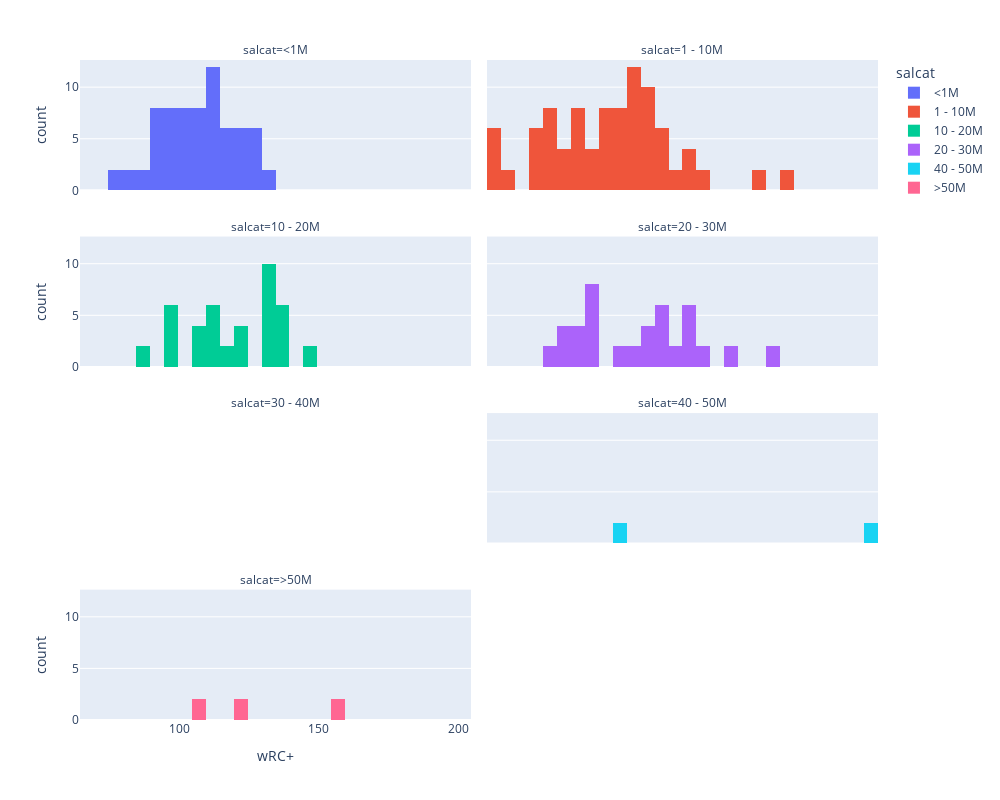

Notebook source saved alongside this figure:
### Code cell
desired_order = ['<1M', '1 - 10M', '10 - 20M', '20 - 30M', '30 - 40M', '40 - 50M', '>50M']
fig = px.histogram(df,
                   x = 'wRC+',
                   color = 'salcat',
                   category_orders={'salcat': desired_order},
                   barmode = 'relative',
                   facet_col = 'salcat',
                   facet_col_wrap = 2)

fig.update_layout(width = 1000,
                  height = 800)

fig.show()

### Figure 1 — Plotly figure (JSON) as saved in the notebook; plotly's stock layout.template omitted (floating-point values rounded to 4 significant figures)
{"data": [{"bingroup": "x", "hovertemplate": "salcat=<1M<br>wRC+=%{x}<br>count=%{y}<extra></extra>", "legendgroup": "<1M", "marker": {"color": "#636efa", "pattern": {"shape": ""}}, "name": "<1M", "orientation": "v", "showlegend": true, "type": "histogram", "x": [114.0, 104.0, 100.0, 95.0, 127.0, 109.0, 113.0, 113.0, 91.0, 111.0, 118.0, 90.0, 85.0, 125.0, 114.0, 97.0, 121.0, 102.0, 133.0, 121.0, 116.0, 101.0, 92.0, 92.0, 109.0, 118.0, 107.0, 124.0, 96.0, 112.0, 106.0, 81.0, 96.0, 77.0, 129.0, 114.0, 104.0, 100.0, 95.0, 127.0, 109.0, 113.0, 113.0, 91.0, 111.0, 118.0, 90.0, 85.0, 125.0, 114.0, 97.0, 121.0, 102.0, 133.0, 121.0, 116.0, 101.0, 92.0, 92.0, 109.0, 118.0, 107.0, 124.0, 96.0, 112.0, 106.0, 81.0, 96.0, 77.0, 129.0], "xaxis": "x7", "yaxis": "y7"}, {"bingroup": "x", "hovertemplate": "salcat=1 - 10M<br>wRC+=%{x}<br>count=%{y}<extra></extra>", "legendgroup": "1 - 10M", "marker": {"color": "#EF553B", "pattern": {"shape": ""}}, "name": "1 - 10M", "orientation": "v", "showlegend": true, "type": "histogram", "x": [99.0, 73.0, 116.0, 102.0, 114.0, 98.0, 138.0, 122.0, 124.0, 118.0, 140.0, 105.0, 96.0, 127.0, 91.0, 120.0, 95.0, 119.0, 121.0, 106.0, 132.0, 117.0, 139.0, 113.0, 129.0, 87.0, 111.0, 100.0, 116.0, 65.0, 111.0, 117.0, 83.0, 86.0, 161.0, 91.0, 109.0, 120.0, 83.0, 65.0, 89.0, 128.0, 67.0, 172.0, 107.0, 83.0, 86.0, 99.0, 73.0, 116.0, 102.0, 114.0, 98.0, 138.0, 122.0, 124.0, 118.0, 140.0, 105.0, 96.0, 127.0, 91.0, 120.0, 95.0, 119.0, 121.0, 106.0, 132.0, 117.0, 139.0, 113.0, 129.0, 87.0, 111.0, 100.0, 116.0, 65.0, 111.0, 117.0, 83.0, 86.0, 161.0, 91.0, 109.0, 120.0, 83.0, 65.0, 89.0, 128.0, 67.0, 172.0, 107.0, 83.0, 86.0], "xaxis": "x8", "yaxis": "y8"}, {"bingroup": "x", "hovertemplate": "salcat=10 - 20M<br>wRC+=%{x}<br>count=%{y}<extra></extra>", "legendgroup": "10 - 20M", "marker": {"color": "#00cc96", "pattern": {"shape": ""}}, "name": "10 - 20M", "orientation": "v", "showlegend": true, "type": "histogram", "x": [113.0, 99.0, 134.0, 137.0, 113.0, 136.0, 108.0, 124.0, 133.0, 130.0, 109.0, 99.0, 114.0, 86.0, 132.0, 95.0, 123.0, 145.0, 118.0, 131.0, 136.0, 113.0, 99.0, 134.0, 137.0, 113.0, 136.0, 108.0, 124.0, 133.0, 130.0, 109.0, 99.0, 114.0, 86.0, 132.0, 95.0, 123.0, 145.0, 118.0, 131.0, 136.0], "xaxis": "x5", "yaxis": "y5"}, {"bingroup": "x", "hovertemplate": "salcat=20 - 30M<br>wRC+=%{x}<br>count=%{y}<extra></extra>", "legendgroup": "20 - 30M", "marker": {"color": "#ab63fa", "pattern": {"shape": ""}}, "name": "20 - 30M", "orientation": "v", "showlegend": true, "type": "histogram", "x": [103.0, 139.0, 90.0, 99.0, 116.0, 166.0, 129.0, 123.0, 94.0, 104.0, 104.0, 89.0, 136.0, 125.0, 141.0, 95.0, 125.0, 121.0, 101.0, 131.0, 152.0, 135.0, 114.0, 103.0, 139.0, 90.0, 99.0, 116.0, 166.0, 129.0, 123.0, 94.0, 104.0, 104.0, 89.0, 136.0, 125.0, 141.0, 95.0, 125.0, 121.0, 101.0, 131.0, 152.0, 135.0, 114.0], "xaxis": "x6", "yaxis": "y6"}, {"bingroup": "x", "hovertemplate": "salcat=40 - 50M<br>wRC+=%{x}<br>count=%{y}<extra></extra>", "legendgroup": "40 - 50M", "marker": {"color": "#19d3f3", "pattern": {"shape": ""}}, "name": "40 - 50M", "orientation": "v", "showlegend": true, "type": "histogram", "x": [204.0, 113.0, 204.0, 113.0], "xaxis": "x4", "yaxis": "y4"}, {"bingroup": "x", "hovertemplate": "salcat=>50M<br>wRC+=%{x}<br>count=%{y}<extra></extra>", "legendgroup": ">50M", "marker": {"color": "#FF6692", "pattern": {"shape": ""}}, "name": ">50M", "orientation": "v", "showlegend": true, "type": "histogram", "x": [106.0, 120.0, 156.0, 106.0, 120.0, 156.0], "xaxis": "x", "yaxis": "y"}], "layout": {"annotations": [{"font": {}, "showarrow": false, "text": "salcat=>50M", "x": 0.245, "xanchor": "center", "xref": "paper", "y": 0.1975, "yanchor": "bottom", "yref": "paper"}, {"font": {}, "showarrow": false, "text": "salcat=30 - 40M", "x": 0.245, "xanchor": "center", "xref": "paper", "y": 0.465, "yanchor": "bottom", "yref": "paper"}, {"font": {}, "showarrow": false, "text": "salcat=40 - 50M", "x": 0.755, "xanchor": "center", "xref": "paper", "y": 0.465, "yanchor": "bottom", "yref": "paper"}, {"font": {}, "showarrow": false, "text": "salcat=10 - 20M", "x": 0.245, "xanchor": "center", "xref": "paper", "y": 0.7325, "yanchor": "bottom", "yref": "paper"}, {"font": {}, "showarrow": false, "text": "salcat=20 - 30M", "x": 0.755, "xanchor": "center", "xref": "paper", "y": 0.7325, "yanchor": "bottom", "yref": "paper"}, {"font": {}, "showarrow": false, "text": "salcat=<1M", "x": 0.245, "xanchor": "center", "xref": "paper", "y": 1, "yanchor": "bottom", "yref": "paper"}, {"font": {}, "showarrow": false, "text": "salcat=1 - 10M", "x": 0.755, "xanchor": "center", "xref": "paper", "y": 1, "yanchor": "bottom", "yref": "paper"}], "barmode": "relative", "height": 800, "legend": {"title": {"text": "salcat"}, "tracegroupgap": 0}, "margin": {"t": 60}, "width": 1000, "xaxis": {"anchor": "y", "domain": [0, 0.49], "title": {"text": "wRC+"}}, "xaxis2": {"anchor": "y2", "domain": [0.51, 1], "matches": "x", "title": {"text": "wRC+"}}, "xaxis3": {"anchor": "y3", "domain": [0, 0.49], "matches": "x", "showticklabels": false}, "xaxis4": {"anchor": "y4", "domain": [0.51, 1], "matches": "x", "showticklabels": false}, "xaxis5": {"anchor": "y5", "domain": [0, 0.49], "matches": "x", "showticklabels": false}, "xaxis6": {"anchor": "y6", "domain": [0.51, 1], "matches": "x", "showticklabels": false}, "xaxis7": {"anchor": "y7", "domain": [0, 0.49], "matches": "x", "showticklabels": false}, "xaxis8": {"anchor": "y8", "domain": [0.51, 1], "matches": "x", "showticklabels": false}, "yaxis": {"anchor": "x", "domain": [0, 0.1975], "title": {"text": "count"}}, "yaxis2": {"anchor": "x2", "domain": [0, 0.1975], "matches": "y", "showticklabels": false}, "yaxis3": {"anchor": "x3", "domain": [0.2675, 0.465], "matches": "y", "title": {"text": "count"}}, "yaxis4": {"anchor": "x4", "domain": [0.2675, 0.465], "matches": "y", "showticklabels": false}, "yaxis5": {"anchor": "x5", "domain": [0.535, 0.7325], "matches": "y", "title": {"text": "count"}}, "yaxis6": {"anchor": "x6", "domain": [0.535, 0.7325], "matches": "y", "showticklabels": false}, "yaxis7": {"anchor": "x7", "domain": [0.8025, 1], "matches": "y", "title": {"text": "count"}}, "yaxis8": {"anchor": "x8", "domain": [0.8025, 1], "matches": "y", "showticklabels": false}}}
